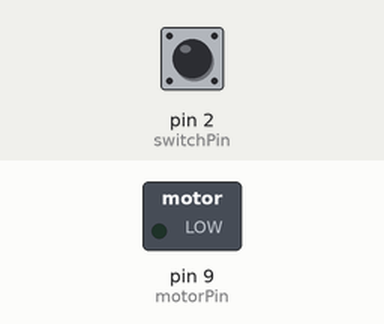
Bench run of a sketch on a simulated Arduino Uno, built with avr-gcc and run on an emulated ATmega328P. Parts: switched loads named in the sketch (green lamp = pin HIGH). The test bench sets the inputs (shaded band); at power-on: pin 2 (switchPin) LOW.

Above: at 1.2 s.
1.3 s: pin 2 (switchPin) pulled HIGH for 0.15 s
At 1.37 s:
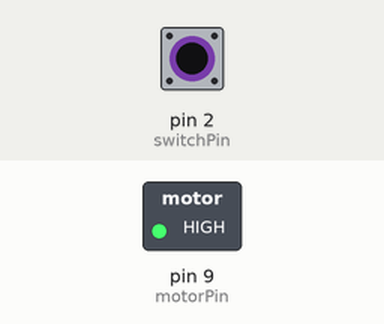
2.9 s: pin 2 (switchPin) pulled HIGH for 3.2 s
At 6.4 s:
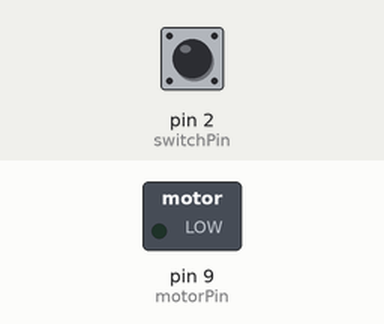
Timing chart, 0 to 7.9 s (numbered marks = the images above; inputs shaded):
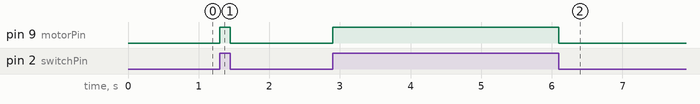

The sketch:

parctica_9.ino
```cpp
const int switchPin = 2;
const int motorPin = 9;
  int switchState = 9;
void setup() {
  pinMode(motorPin, OUTPUT);
  pinMode(switchPin, INPUT);
}
void loop(){
  switchState = digitalRead(switchPin);
  if (switchState == HIGH) {
    digitalWrite(motorPin, HIGH);
  }
  else{
    digitalWrite(motorPin, LOW);
  }
}
```

Measured:
- after the input at 1.3 s, pin 9 (motorPin): LOW → HIGH at once, → LOW 0.15 s later
- after the input at 2.9 s, pin 9 (motorPin): LOW → HIGH at once, → LOW 3.2 s later
